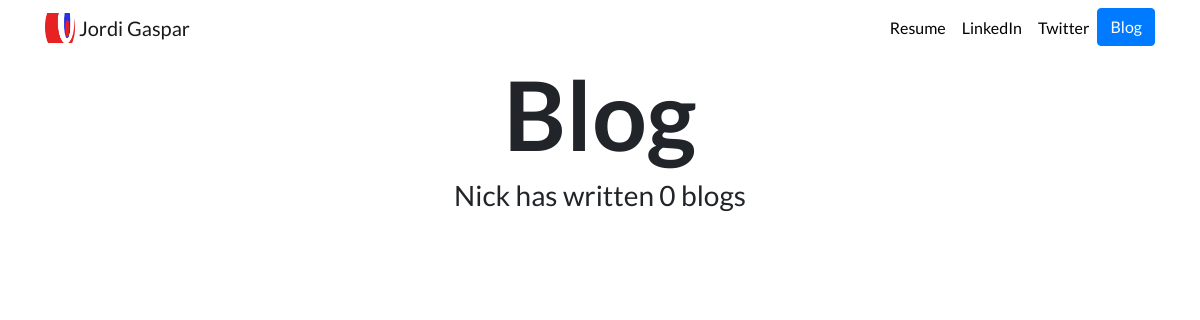
/blog/, run on an earlier commit of the app's database.
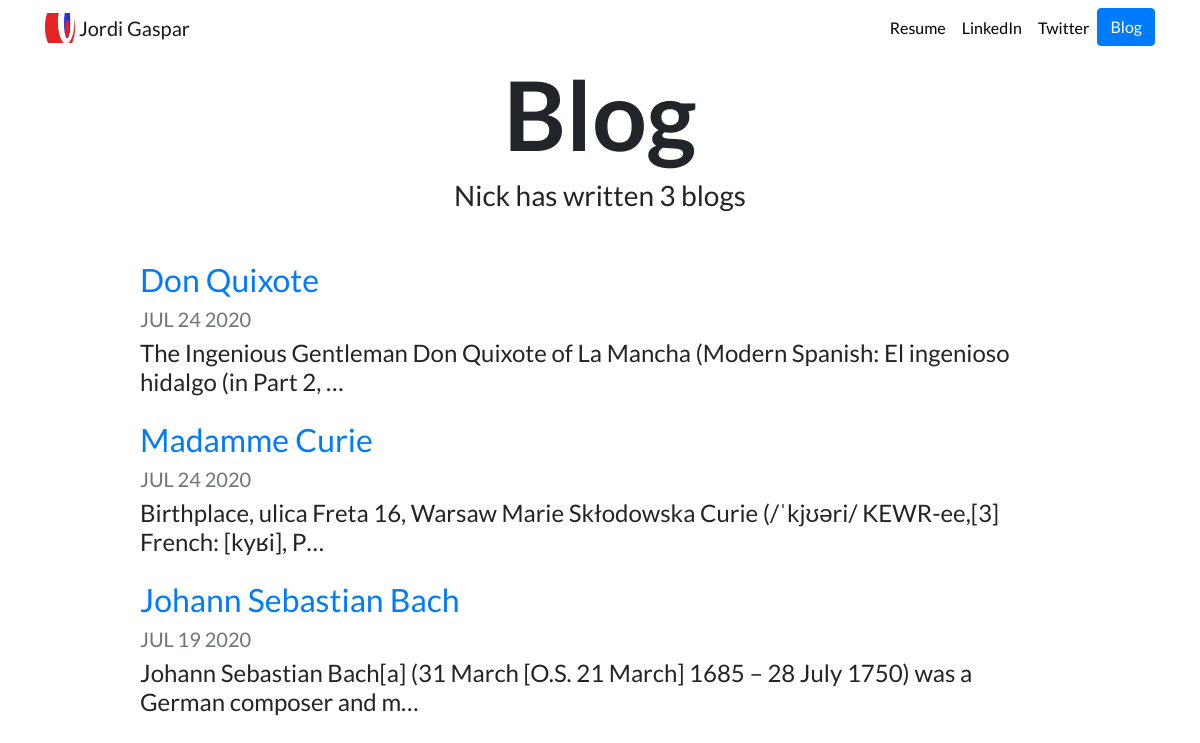
And on a later commit of the database.
### blog/models.py (models this page shows, shortened)
class Blog(models.Model):
    title = models.CharField(max_length=200)
    date = models.DateField()
    description = models.TextField()
    url = models.URLField(blank=True)

### blog/views.py (the view)
# urls.py: path('', views.all_blogs, name='all_blogs'),
def all_blogs(request):
    blog_count = Blog.objects.count
    blogs = Blog.objects.order_by('-date')[:5] # ----- Last 5 blogs
    return render(request, 'blog/all_blogs.html',  {'blogs':blogs})

### blog/templates/blog/all_blogs.html
{% extends "portfolio/base.html" %}
{% load static %}
{% block content %}
<h1 id="blogtitle" class="font-weight-bold text-center">Blog</h1>
<h3 class="text-center mb-5">Nick has written {{ blogs.count }} blog{{ blogs.count|pluralize }}</h3>
{% for blog in blogs %}
<div class="row justify-content-center my-3">
  <div class="col-md-10">
    <a href="{% url 'blog:detail' blog.id %}">
      <h2>{{ blog.title }}</h2>
    </a>
    <h5 class="text-muted">{{ blog.date|date:'M d Y'|upper }}</h5>
    <h4>{{ blog.description|striptags|truncatechars:100 }}</h4>
  </div>
</div>
{% endfor %}
{% endblock %}

What changed in the data, as far as the page shows it:
added Blog: title "Don Quixote", date "JUL 24 2020", description "The Ingenious Gentleman Don Quixote of La Mancha (Modern Spanish: El ingenioso hidalgo (in Part 2, …"
added Blog: title "Madamme Curie", date "JUL 24 2020", description "Birthplace, ulica Freta 16, Warsaw Marie Skłodowska Curie (/ˈkjʊəri/ KEWR-ee,[3] French: [kyʁi], P…"
added Blog: title "Johann Sebastian Bach", date "JUL 19 2020", description "Johann Sebastian Bach[a] (31 March [O.S. 21 March] 1685 – 28 July 1750) was a German composer and m…"
Also different on the page:
{{ blogs.count }}: "0" → "3"
